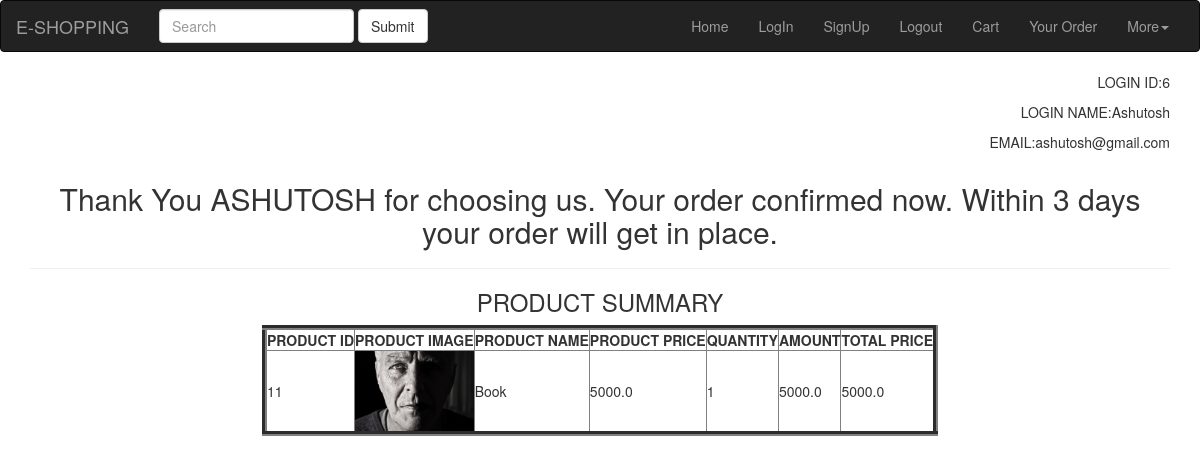
Page /order/ (signed in) on the committed database.
### testApp/models.py (models this page shows, shortened)
class Order(models.Model):
	grandTotal=models.FloatField(default=0)
	product=models.ForeignKey(Product,on_delete=models.CASCADE, blank=True, null=True)
	user = models.ForeignKey(User,blank=True, null=True, on_delete=models.CASCADE)
	quantity=models.IntegerField(default=1)
	amount=models.FloatField(default=0.0)

class Product(models.Model):
	item_name=models.CharField(max_length=250)
	item_detail=models.CharField(max_length=250)
	item_price=models.FloatField()
	item_image=models.ImageField()

### testApp/views.py (the view)
# urls.py: path('order/', views.order_View),
@login_required
def order_View(request):
	if request.method=='POST':
		grand_total = request.POST.get('grandTotal')
		cart=Cart.objects.filter(user=request.user)
		for carts in cart:
			obj_id = carts.product
			quantity=carts.quantity
			amount=carts.amount
		order=Order.objects.create(product=obj_id,grandTotal=grand_total,user=request.user,quantity=quantity,amount=amount)
		cart.delete()
		return redirect('/order')
	else:
		order=Order.objects.filter(user=request.user)
		return render(request,'testApp/confirm_order.html',{'order':order})

### templates/testApp/confirm_order.html (shortened to what this page needs)
{% extends "testApp/base.html"%}
      {% block body_block %}
      <div class="container" align='right'>
         <p>LOGIN ID:{{user.id}}</p>
         <p>LOGIN NAME:{{user.username|title}}</p>
         <p>EMAIL:{{user.email}}</p>
      </div>
      <div class="container" align="center">
         <h2>Thank You {{user.username|upper}} for choosing us. Your order confirmed now. Within 3 days your order will get in place.</h2>
         <hr>
         <h3>PRODUCT SUMMARY</h3>
         <table border="5" >
            <thead>
               <th> PRODUCT ID </th>
               <th> PRODUCT IMAGE </th>
               <th> PRODUCT NAME </th>
               <th> PRODUCT PRICE </th>
               <th> QUANTITY </th>
               <th> AMOUNT </th>
               <th> TOTAL PRICE </th>
            </thead>
            {% for order in order %}
            <tr>
               <td>{{order.product.id}}</td>
               <td><a><img alt="Image will be uploaded soon" src="{{order.product.item_image.url}}" height="80px;"/></a></td>
               <td>{{order.product.item_name}}</td>
               <td>{{order.product.item_price}}</td>
               <td>{{order.quantity}}</td>
               <td>{{order.amount}}</td>
               <td>{{order.grandTotal}}</td>
            </tr>
            {% endfor %}
         </table>
      </div>
      {% endblock %}

### rows in the picture
Order: product.id "11", product.item_image (picture), product.item_name "Book", product.item_price "5000.0", quantity "1", amount "5000.0", grandTotal "5000.0"

### other values in the picture
{{ user.id }} "6"
{{ user.username|title }} "Ashutosh"
{{ user.email }} "ashutosh@gmail.com"
{{ user.username|upper }} "ASHUTOSH"
